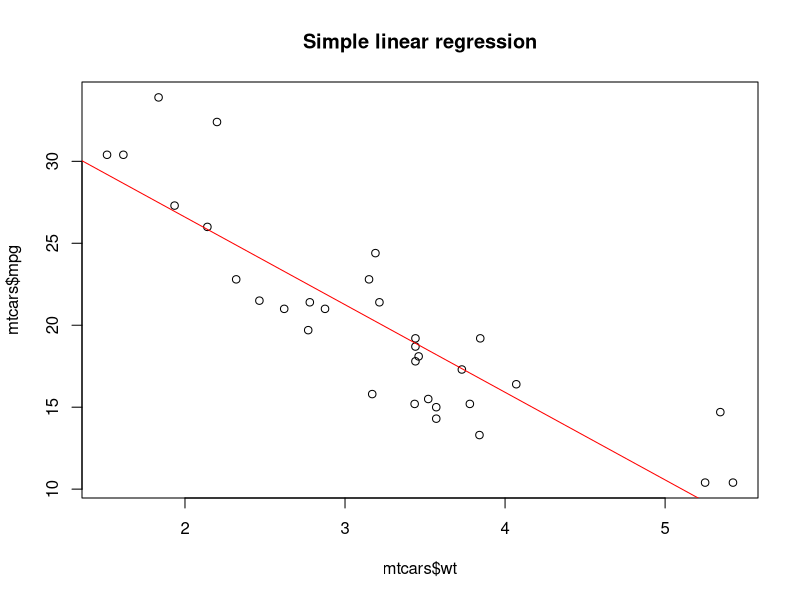

This chart was generated by the following R code:
cat("\014")
packages="datasets"
print("Training data:\n")
head(mtcars)
model<-lm(mpg~wt,data=mtcars)
plot(mtcars$wt,mtcars$mpg,main="Simple linear regression")
abline(model,col="red")
summary(model)
pred_mpg=predict(model,newdata=data.frame(wt=6))
cat("Mileages per galloons",pred_mpg)
coeff=model$coefficients
cat("Y intercept b(0)",coeff[1])
cat("Coefficient b(1)",coeff[2])
model<-lm(mpg~wt+hp,data=mtcars)
summary(model)
coeff=lm(mpg~wt+hp,data=mtcars)
coeff=lm(mpg~wt,data=mtcars)
coeff=lm(mpg~hp,data=mtcars)
x<-predict(model,newdata=data.frame(wt=2.5,hp=275))
x

